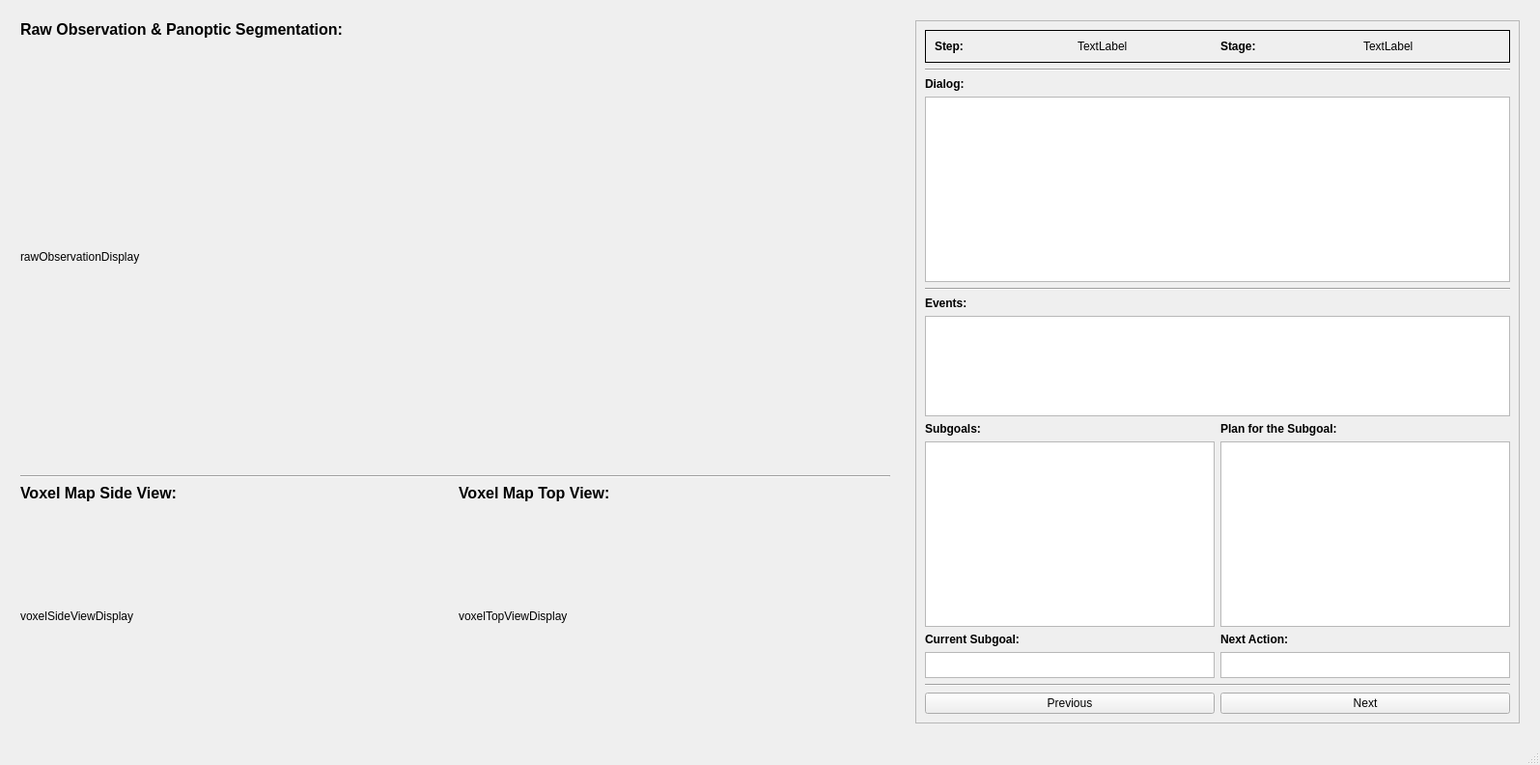
<?xml version="1.0" encoding="UTF-8"?>
<ui version="4.0">
 <class>MainWindow</class>
 <widget class="QMainWindow" name="MainWindow">
  <property name="geometry">
   <rect>
    <x>0</x>
    <y>0</y>
    <width>1595</width>
    <height>792</height>
   </rect>
  </property>
  <property name="windowTitle">
   <string>Visualizer</string>
  </property>
  <widget class="QWidget" name="centralwidget">
   <layout class="QGridLayout" name="gridLayout">
    <item row="0" column="0">
     <layout class="QHBoxLayout" name="horizontalLayout_4">
      <property name="leftMargin">
       <number>12</number>
      </property>
      <property name="topMargin">
       <number>12</number>
      </property>
      <property name="rightMargin">
       <number>12</number>
      </property>
      <property name="bottomMargin">
       <number>12</number>
      </property>
      <item>
       <layout class="QVBoxLayout" name="verticalLayout_10" stretch="0,0,0">
        <property name="leftMargin">
         <number>0</number>
        </property>
        <property name="topMargin">
         <number>0</number>
        </property>
        <property name="rightMargin">
         <number>0</number>
        </property>
        <property name="bottomMargin">
         <number>0</number>
        </property>
        <item>
         <layout class="QVBoxLayout" name="verticalLayout">
          <item>
           <widget class="QLabel" name="rawObservationText">
            <property name="sizePolicy">
             <sizepolicy hsizetype="Preferred" vsizetype="Fixed">
              <horstretch>0</horstretch>
              <verstretch>0</verstretch>
             </sizepolicy>
            </property>
            <property name="text">
             <string>&lt;html&gt;&lt;head/&gt;&lt;body&gt;&lt;p&gt;&lt;span style=&quot; font-size:12pt; font-weight:700;&quot;&gt;Raw Observation &amp;amp; Panoptic Segmentation:&lt;/span&gt;&lt;/p&gt;&lt;/body&gt;&lt;/html&gt;</string>
            </property>
           </widget>
          </item>
          <item>
           <widget class="ScaledLabel" name="rawObservationDisplay">
            <property name="sizePolicy">
             <sizepolicy hsizetype="Expanding" vsizetype="Expanding">
              <horstretch>0</horstretch>
              <verstretch>0</verstretch>
             </sizepolicy>
            </property>
            <property name="minimumSize">
             <size>
              <width>880</width>
              <height>440</height>
             </size>
            </property>
            <property name="text">
             <string>rawObservationDisplay</string>
            </property>
           </widget>
          </item>
         </layout>
        </item>
        <item>
         <widget class="Line" name="line_3">
          <property name="orientation">
           <enum>Qt::Horizontal</enum>
          </property>
         </widget>
        </item>
        <item>
         <layout class="QHBoxLayout" name="horizontalLayout_5">
          <item>
           <layout class="QVBoxLayout" name="verticalLayout_11">
            <item>
             <widget class="QLabel" name="voxelSideViewText">
              <property name="sizePolicy">
               <sizepolicy hsizetype="Preferred" vsizetype="Fixed">
                <horstretch>0</horstretch>
                <verstretch>0</verstretch>
               </sizepolicy>
              </property>
              <property name="text">
               <string>&lt;html&gt;&lt;head/&gt;&lt;body&gt;&lt;p&gt;&lt;span style=&quot; font-size:12pt; font-weight:700;&quot;&gt;Voxel Map Side View:&lt;/span&gt;&lt;/p&gt;&lt;/body&gt;&lt;/html&gt;</string>
              </property>
             </widget>
            </item>
            <item>
             <widget class="ScaledLabel" name="voxelSideViewDisplay">
              <property name="sizePolicy">
               <sizepolicy hsizetype="Expanding" vsizetype="Expanding">
                <horstretch>0</horstretch>
                <verstretch>0</verstretch>
               </sizepolicy>
              </property>
              <property name="minimumSize">
               <size>
                <width>320</width>
                <height>200</height>
               </size>
              </property>
              <property name="text">
               <string>voxelSideViewDisplay</string>
              </property>
             </widget>
            </item>
           </layout>
          </item>
          <item>
           <layout class="QVBoxLayout" name="verticalLayout_12">
            <item>
             <widget class="QLabel" name="label_8">
              <property name="sizePolicy">
               <sizepolicy hsizetype="Preferred" vsizetype="Fixed">
                <horstretch>0</horstretch>
                <verstretch>0</verstretch>
               </sizepolicy>
              </property>
              <property name="text">
               <string>&lt;html&gt;&lt;head/&gt;&lt;body&gt;&lt;p&gt;&lt;span style=&quot; font-size:12pt; font-weight:700;&quot;&gt;Voxel Map Top View:&lt;/span&gt;&lt;/p&gt;&lt;/body&gt;&lt;/html&gt;</string>
              </property>
             </widget>
            </item>
            <item>
             <widget class="ScaledLabel" name="voxelTopViewDisplay">
              <property name="sizePolicy">
               <sizepolicy hsizetype="Expanding" vsizetype="Expanding">
                <horstretch>0</horstretch>
                <verstretch>0</verstretch>
               </sizepolicy>
              </property>
              <property name="minimumSize">
               <size>
                <width>320</width>
                <height>200</height>
               </size>
              </property>
              <property name="text">
               <string>voxelTopViewDisplay</string>
              </property>
             </widget>
            </item>
           </layout>
          </item>
         </layout>
        </item>
       </layout>
      </item>
      <item>
       <spacer name="horizontalSpacer">
        <property name="orientation">
         <enum>Qt::Horizontal</enum>
        </property>
        <property name="sizeType">
         <enum>QSizePolicy::Minimum</enum>
        </property>
        <property name="sizeHint" stdset="0">
         <size>
          <width>20</width>
          <height>20</height>
         </size>
        </property>
       </spacer>
      </item>
      <item>
       <widget class="QFrame" name="frame">
        <property name="sizePolicy">
         <sizepolicy hsizetype="Preferred" vsizetype="Preferred">
          <horstretch>0</horstretch>
          <verstretch>0</verstretch>
         </sizepolicy>
        </property>
        <property name="frameShape">
         <enum>QFrame::StyledPanel</enum>
        </property>
        <property name="frameShadow">
         <enum>QFrame::Raised</enum>
        </property>
        <layout class="QVBoxLayout" name="verticalLayout_2">
         <item>
          <widget class="QFrame" name="frame_2">
           <property name="frameShape">
            <enum>QFrame::Box</enum>
           </property>
           <layout class="QHBoxLayout" name="horizontalLayout_2">
            <item>
             <widget class="QLabel" name="label_7">
              <property name="text">
               <string>&lt;html&gt;&lt;head/&gt;&lt;body&gt;&lt;p&gt;&lt;span style=&quot; font-weight:700;&quot;&gt;Step:&lt;/span&gt;&lt;/p&gt;&lt;/body&gt;&lt;/html&gt;</string>
              </property>
             </widget>
            </item>
            <item>
             <widget class="QLabel" name="step_label">
              <property name="text">
               <string>TextLabel</string>
              </property>
             </widget>
            </item>
            <item>
             <widget class="QLabel" name="label_6">
              <property name="text">
               <string>&lt;html&gt;&lt;head/&gt;&lt;body&gt;&lt;p&gt;&lt;span style=&quot; font-weight:700;&quot;&gt;Stage:&lt;/span&gt;&lt;/p&gt;&lt;/body&gt;&lt;/html&gt;</string>
              </property>
             </widget>
            </item>
            <item>
             <widget class="QLabel" name="stage_label">
              <property name="text">
               <string>TextLabel</string>
              </property>
             </widget>
            </item>
           </layout>
          </widget>
         </item>
         <item>
          <widget class="Line" name="line_4">
           <property name="orientation">
            <enum>Qt::Horizontal</enum>
           </property>
          </widget>
         </item>
         <item>
          <layout class="QHBoxLayout" name="horizontalLayout_3">
           <item>
            <layout class="QVBoxLayout" name="verticalLayout_3">
             <item>
              <widget class="QLabel" name="label_9">
               <property name="text">
                <string>&lt;html&gt;&lt;head/&gt;&lt;body&gt;&lt;p&gt;&lt;span style=&quot; font-weight:700;&quot;&gt;Dialog:&lt;/span&gt;&lt;/p&gt;&lt;/body&gt;&lt;/html&gt;</string>
               </property>
              </widget>
             </item>
             <item>
              <widget class="QTextBrowser" name="dialog_textBrowser">
               <property name="sizePolicy">
                <sizepolicy hsizetype="Preferred" vsizetype="Minimum">
                 <horstretch>0</horstretch>
                 <verstretch>0</verstretch>
                </sizepolicy>
               </property>
               <property name="minimumSize">
                <size>
                 <width>150</width>
                 <height>0</height>
                </size>
               </property>
              </widget>
             </item>
            </layout>
           </item>
          </layout>
         </item>
         <item>
          <widget class="Line" name="line_2">
           <property name="orientation">
            <enum>Qt::Horizontal</enum>
           </property>
          </widget>
         </item>
         <item>
          <widget class="QLabel" name="label_5">
           <property name="text">
            <string>&lt;html&gt;&lt;head/&gt;&lt;body&gt;&lt;p&gt;&lt;span style=&quot; font-weight:700;&quot;&gt;Events:&lt;/span&gt;&lt;/p&gt;&lt;/body&gt;&lt;/html&gt;</string>
           </property>
          </widget>
         </item>
         <item>
          <widget class="QTextBrowser" name="events_textBrowser">
           <property name="sizePolicy">
            <sizepolicy hsizetype="Preferred" vsizetype="Minimum">
             <horstretch>0</horstretch>
             <verstretch>0</verstretch>
            </sizepolicy>
           </property>
           <property name="minimumSize">
            <size>
             <width>0</width>
             <height>100</height>
            </size>
           </property>
          </widget>
         </item>
         <item>
          <layout class="QGridLayout" name="gridLayout_2">
           <item row="1" column="1">
            <widget class="QTextBrowser" name="plan_textBrowser">
             <property name="sizePolicy">
              <sizepolicy hsizetype="Minimum" vsizetype="MinimumExpanding">
               <horstretch>0</horstretch>
               <verstretch>0</verstretch>
              </sizepolicy>
             </property>
             <property name="minimumSize">
              <size>
               <width>300</width>
               <height>0</height>
              </size>
             </property>
            </widget>
           </item>
           <item row="4" column="1">
            <widget class="QLabel" name="label_3">
             <property name="text">
              <string>&lt;html&gt;&lt;head/&gt;&lt;body&gt;&lt;p&gt;&lt;span style=&quot; font-weight:700;&quot;&gt;Next Action:&lt;/span&gt;&lt;/p&gt;&lt;/body&gt;&lt;/html&gt;</string>
             </property>
            </widget>
           </item>
           <item row="5" column="1">
            <widget class="QTextBrowser" name="next_action_textBrowser">
             <property name="sizePolicy">
              <sizepolicy hsizetype="Preferred" vsizetype="Fixed">
               <horstretch>0</horstretch>
               <verstretch>0</verstretch>
              </sizepolicy>
             </property>
             <property name="minimumSize">
              <size>
               <width>0</width>
               <height>27</height>
              </size>
             </property>
             <property name="maximumSize">
              <size>
               <width>16777215</width>
               <height>27</height>
              </size>
             </property>
            </widget>
           </item>
           <item row="0" column="1">
            <widget class="QLabel" name="label">
             <property name="text">
              <string>&lt;html&gt;&lt;head/&gt;&lt;body&gt;&lt;p&gt;&lt;span style=&quot; font-weight:700;&quot;&gt;Plan for the Subgoal: &lt;/span&gt;&lt;/p&gt;&lt;/body&gt;&lt;/html&gt;</string>
             </property>
            </widget>
           </item>
           <item row="5" column="0">
            <widget class="QTextBrowser" name="curr_sg_textBrowser">
             <property name="sizePolicy">
              <sizepolicy hsizetype="Preferred" vsizetype="Fixed">
               <horstretch>0</horstretch>
               <verstretch>0</verstretch>
              </sizepolicy>
             </property>
             <property name="minimumSize">
              <size>
               <width>0</width>
               <height>27</height>
              </size>
             </property>
             <property name="maximumSize">
              <size>
               <width>16777215</width>
               <height>27</height>
              </size>
             </property>
            </widget>
           </item>
           <item row="4" column="0">
            <widget class="QLabel" name="label_10">
             <property name="text">
              <string>&lt;html&gt;&lt;head/&gt;&lt;body&gt;&lt;p&gt;&lt;span style=&quot; font-weight:700;&quot;&gt;Current Subgoal:&lt;/span&gt;&lt;/p&gt;&lt;/body&gt;&lt;/html&gt;</string>
             </property>
            </widget>
           </item>
           <item row="0" column="0">
            <widget class="QLabel" name="label_2">
             <property name="text">
              <string>&lt;html&gt;&lt;head/&gt;&lt;body&gt;&lt;p&gt;&lt;span style=&quot; font-weight:700;&quot;&gt;Subgoals:&lt;/span&gt;&lt;/p&gt;&lt;/body&gt;&lt;/html&gt;</string>
             </property>
            </widget>
           </item>
           <item row="1" column="0">
            <widget class="QTextBrowser" name="subgoal_textBrowser">
             <property name="sizePolicy">
              <sizepolicy hsizetype="Minimum" vsizetype="MinimumExpanding">
               <horstretch>0</horstretch>
               <verstretch>0</verstretch>
              </sizepolicy>
             </property>
             <property name="minimumSize">
              <size>
               <width>300</width>
               <height>0</height>
              </size>
             </property>
            </widget>
           </item>
          </layout>
         </item>
         <item>
          <widget class="Line" name="line">
           <property name="orientation">
            <enum>Qt::Horizontal</enum>
           </property>
          </widget>
         </item>
         <item>
          <layout class="QVBoxLayout" name="verticalLayout_9">
           <item>
            <layout class="QHBoxLayout" name="horizontalLayout">
             <item>
              <widget class="QPushButton" name="previous_button">
               <property name="text">
                <string>Previous</string>
               </property>
              </widget>
             </item>
             <item>
              <widget class="QPushButton" name="next_button">
               <property name="text">
                <string>Next</string>
               </property>
              </widget>
             </item>
            </layout>
           </item>
          </layout>
         </item>
        </layout>
       </widget>
      </item>
     </layout>
    </item>
   </layout>
  </widget>
  <widget class="QMenuBar" name="menubar">
   <property name="geometry">
    <rect>
     <x>0</x>
     <y>0</y>
     <width>1595</width>
     <height>19</height>
    </rect>
   </property>
  </widget>
  <widget class="QStatusBar" name="statusbar"/>
 </widget>
 <customwidgets>
  <customwidget>
   <class>ScaledLabel</class>
   <extends>QLabel</extends>
   <header location="global">main</header>
  </customwidget>
 </customwidgets>
 <resources/>
 <connections/>
</ui>
